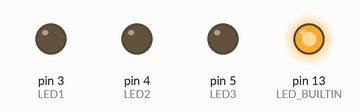
The sketch below on a simulated Arduino Uno, built with avr-gcc and run on an emulated ATmega328P. Parts: output pins drawn as LEDs (lit = HIGH).

Above: at 0.15 s.
At 0.75 s:
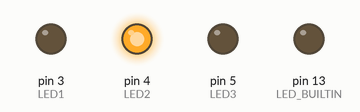
At 1.65 s:
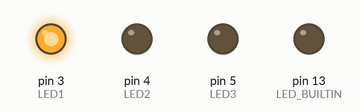
At 2.25 s:
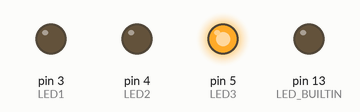
Timing chart, 0 to 3.0 s (numbered marks = the images above):
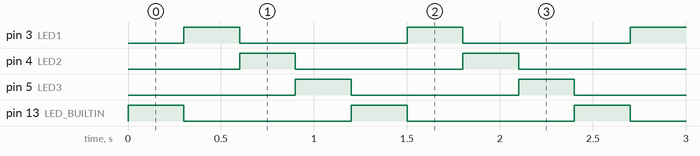

The sketch:

led_blink.ino
```cpp
int LED1 = 3;
int LED2 = 4;
int LED3 = 5;

void setup() {
  pinMode(LED_BUILTIN, OUTPUT);
  pinMode(LED1, OUTPUT);
  pinMode(LED2, OUTPUT);
  pinMode(LED3, OUTPUT);
}

void loop() {
  digitalWrite(LED_BUILTIN, HIGH );
  digitalWrite(LED1, LOW);
  digitalWrite(LED2, LOW);
  digitalWrite(LED3, LOW);
  delay(300);
  digitalWrite(LED1, HIGH );
  digitalWrite(LED_BUILTIN, LOW );
  digitalWrite(LED2, LOW);
  digitalWrite(LED3, LOW);
  delay(300);
  digitalWrite(LED2, HIGH );
  digitalWrite(LED1, LOW);
  digitalWrite(LED3, LOW);
  digitalWrite(LED_BUILTIN, LOW );
  delay(300);
  digitalWrite(LED_BUILTIN, LOW );
  digitalWrite(LED2, LOW);
  digitalWrite(LED1, LOW);
  digitalWrite(LED3, HIGH );
  delay(300);
}
```

Measured:
- by itself, pin 3 (LED1), pin 4 (LED2), pin 5 (LED3), pin 13 (LED_BUILTIN): alternates HIGH for 0.30 s and LOW for 0.90 s
- by itself, everything shown: repeats every 1.2 s, in 4 steps
